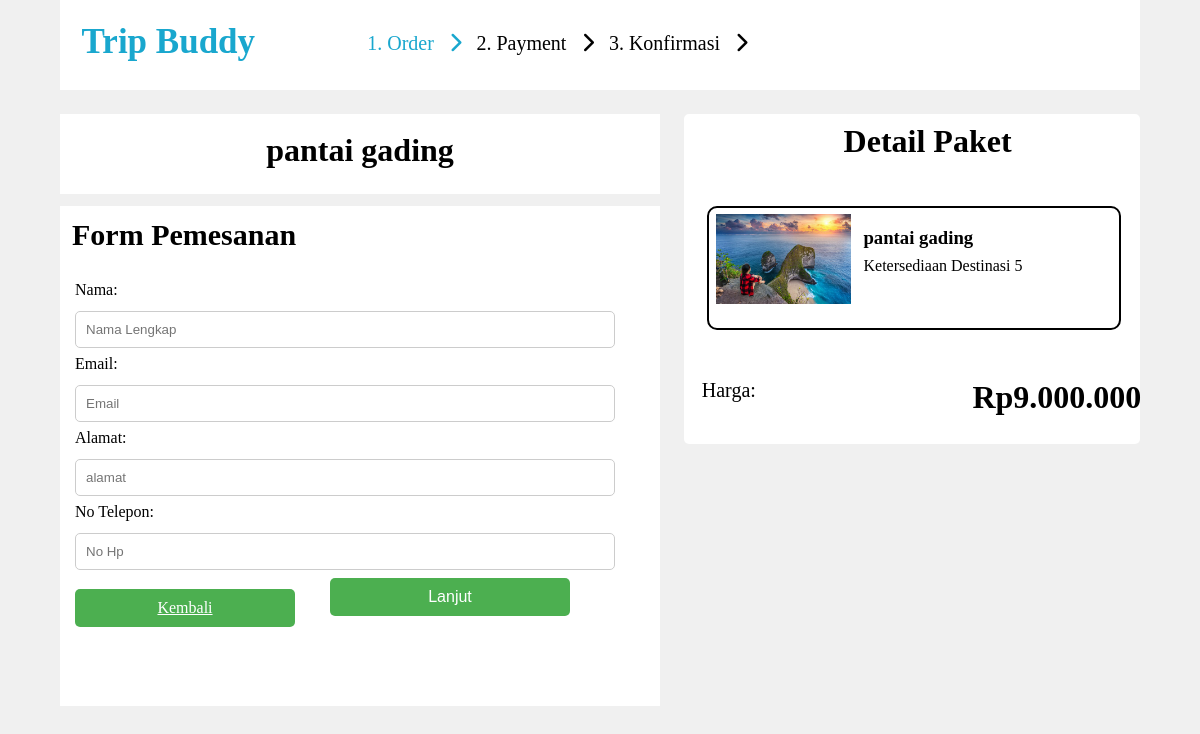
Screenshot of /user/pemesanan/destinasi/pesan.php?id_destinasi=10 with the database file from the repository.
### tables this page shows
CREATE TABLE `tbl_destinasi` (
  `id_destinasi` int(11) NOT NULL,
  `kode_destinasi` varchar(25) NOT NULL,
  `nama_destinasi` varchar(255) NOT NULL,
  `id_penginapan` int(11) NOT NULL,
  `deskripsi` text NOT NULL,
  `sisa_destinasi` int(30) NOT NULL,
  `harga` int(11) NOT NULL,
  `gambar_produk` varchar(255) NOT NULL
);

### user/pemesanan/destinasi/pesan.php (the view, shortened to what this page needs)
<?php
	$koneksi = mysqli_connect("localhost", "root", "", "tripbuddy");
	$id_destinasi = $_GET['id_destinasi'];
	$sql = "SELECT * FROM tbl_destinasi WHERE id_destinasi = $id_destinasi";
	$result = mysqli_query($koneksi, $sql);
	if ($result) {
	  if (mysqli_num_rows($result) > 0) {
	    $row = mysqli_fetch_array($result);
	  } else {
	    echo "No data found.";
	  }
	} else {
	  echo "Error executing SQL query: " . mysqli_error($koneksi);
	}
 ?>
<!DOCTYPE html>
<html>
<head>
	<link rel="stylesheet" type="text/css" href="style.css">
</head>
<body>
	<div class="header">
		<h1>Trip Buddy</h1>
		<div class="detail">
			<p class="p1">1. Order<i class="fa-solid fa-chevron-right" style="margin-left:15px;"></i></p>
			<p>2. Payment<i class="fa-solid fa-chevron-right" style="margin-left:15px;"></i></p>
			<p>3. Konfirmasi<i class="fa-solid fa-chevron-right" style="margin-left:15px;"></i></p>
		</div>
	</div>
	<div class="content">
		<div class="kiri">
			<div class="kotak1">
				<h1><?php echo $row['nama_destinasi']; ?></h1>
			</div>
			<div class="kotak2">
				<h1>Form Pemesanan</h1>
				<div class="form">
					<form method="post" action="Payment.php">
						  <label for="nama">Nama:</label>
						  <input type="text" id="nama" name="nama" placeholder="Nama Lengkap">
						  <label for="email">Email:</label>
						  <input type="email" id="email" name="email" placeholder="Email">
						  <label for="alamat">Alamat:</label>
						  <input type="alamat" id="alamat" name="alamat" placeholder="alamat">
						  <label for="no_telepon">No Telepon:</label>
						  <input type="number" id="no_telepon" name="no_telepon" placeholder="No Hp">
						  <a href="../../userwisata.php" class="tombol">Kembali</a>
						  <input type="submit" name="submit" value="Lanjut" class="tombolkanan">
					</form>
				</div>
			</div>
		</div>
		<div class="kanan">
			<h1>Detail Paket</h1>
			<div class="kotakpaket">
				<div class="isi1"><img src="../../../admin1/gambar/<?php echo $row['gambar_produk']; ?>"></div>
				<div class="isi2">
					<h3><?php echo $row['nama_destinasi'];  ?></h3>
					<p>Ketersediaan Destinasi <?php echo $row['sisa_destinasi']; ?></p>
				</div>
			</div>
			<div class="kotakpaket1">
				<p>Harga:</p>
				<h1>Rp<?php echo number_format($row['harga'],0,',','.'); ?></h1>
			</div>
		</div>
	</div>
</body>
</html>

### user/pemesanan/destinasi/style.css (style rules this page uses)
* { margin: 0; padding: 0; }
body { background-color: #f0f0f0; }
.header { width: 90%; height: 90px; background-color: #fff; margin-left: 5%; display: flex; }
.header h1 { font-size: 35px; text-align: left; color: #19A7CE; padding-top: 2%; padding-left: 2%; }
.header .detail { width: 400px; height: 20px; background-color: none; margin-top: 3%; margin-left: 9%; display: flex; }
.header .detail p { font-size: 20px; margin-left: 15px; }
.header .detail .p1 { color: #19A7CE; }
.content { width: 100%; height: 700px; background-color: none; margin-top: 2%; display: flex; }
.content .kiri { width: 50%; height: 600px; background-color: none; margin-left: 5%; }
.content .kiri .kotak1 { width: 100%; height: 80px; background-color: white; }
.content .kiri .kotak1 h1 { text-align: center; padding-top: 3%; }
.content .kiri .kotak2 { width: 100%; height: 500px; background-color: white; margin-top: 2%; }
.content .kiri .kotak2 h1 { text-align: left; color: black; font-size: 30px; padding-top: 2%; padding-left: 2%; }
.content .kiri .kotak2 .form { width: 100%; height: 400px; background-color: none; margin-top: 4%; }
form { display: flex; flex-direction: column; }
label { display: block; margin-top: 5px; margin-left: 15px; margin-bottom: 2px; }
input[type="text"], input[type="email"], input[type="alamat"], input[type="number"], textarea { padding: 10px; margin-top: 10px; margin-left: 15px; margin-bottom: 2px; border: 1px solid #ccc; border-radius: 5px; width: 90%; box-sizing: border-box; }
input[type="submit"] { background-color: #4CAF50; color: white; margin-top: 1%; margin-left: 45%; padding: 10px 20px; border: none; border-radius: 5px; cursor: pointer; font-size: 16px; width: 40%; }
.content .kiri .kotak2 .form .tombol { position: absolute; top: 505px; text-align: center; background-color: #4CAF50; color: white; margin-top: 7%; margin-left: 15px; padding: 10px 20px; border: none; border-radius: 5px; cursor: pointer; font-size: 16px; width: 15%; }
.content .kanan { width: 38%; height: 330px; background-color: white; border-radius: 5px; margin-left: 2%; }
.content .kanan h1 { margin-top: 2%; margin-left: 35%; }
.content .kanan .kotakpaket { border-radius: 10px; width: 90%; height: 120px; margin-top: 10%; margin-left: 5%; border: 2px solid #000; background-color: none; display: flex; }
.content .kanan .kotakpaket .isi1 img { width: 100%; height: 90px; margin: 5%; }
.content .kanan .kotakpaket .isi2 { width: 60%; height: 90px; margin: 3%; background-color: none; }
.content .kanan .kotakpaket .isi2 h3 { margin: 3%; }
.content .kanan .kotakpaket .isi2 p { margin: 3%; }
.content .kanan .kotakpaket1 { width: 95%; height: 50px; background-color: none; display: flex; margin-top: 9%; margin-left: 2%; }
.content .kanan .kotakpaket1 p { margin-top: 2%; margin-left: 2%; font-size: 20px; }
.content .kanan .kotakpaket1 h1 { margin-left: 50%; }

### rows the page displays
tbl_destinasi: nama_destinasi "pantai gading", gambar_produk (picture), sisa_destinasi "5", harga "9.000.000"
